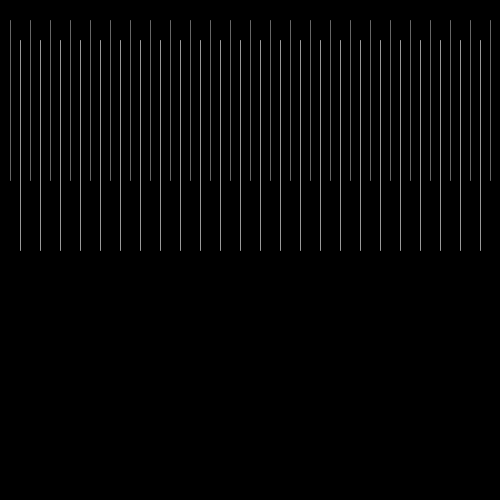
Frame 1 (no input)
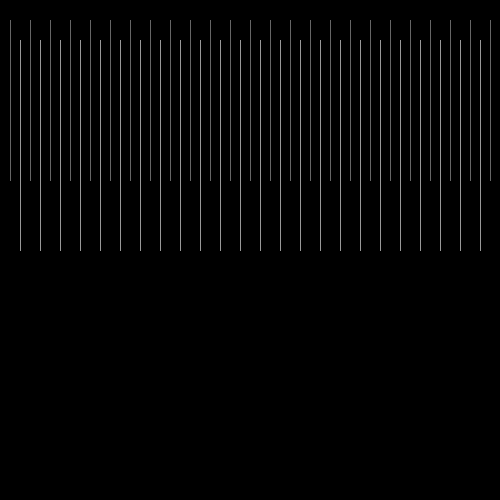
Frame 60 (the mouse pressed at the canvas centre just before this capture)
Frame 120 (the mouse held since frame 60 and released just before this capture): identical to frame 60, image omitted

The Processing sketch that drew these frames (run headless with seeded random() and noise(); from frame 60 on, the mouse is pressed at the canvas centre):

// Processing sketch: test06
// ── test06.pde
void setup(){
  size(500,500);
  background(0);
}

void draw(){
  for(int i = 10;i < width;i = i+10){
    if(i%20 == 0){
      stroke(153);
      line(i,40,i,height/2);
    }else{
      stroke(102);
      line(i,20,i,180);
    }
  }
}
